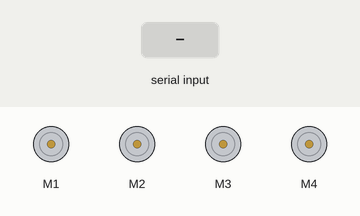
The sketch below on a simulated Arduino Uno, built with avr-gcc and run on an emulated ATmega328P. Shown: 4 × DC motor (green arrow = forward, orange = backward, longer = faster). The inputs (shaded band) are chosen by the test bench. What the sketch prints to the serial monitor is not drawn.

Above: at 1.2 s.
1.3 s: "30,150;" received over Serial
At 2.0 s:
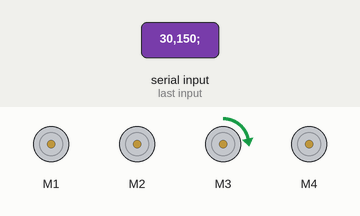
2.8 s: "200;" received over Serial
At 3.2 s:
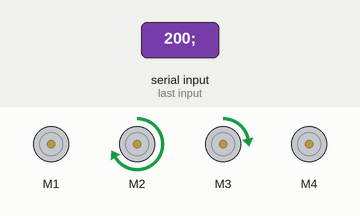
4.3 s: "1,90,45;" received over Serial
At 5.5 s:
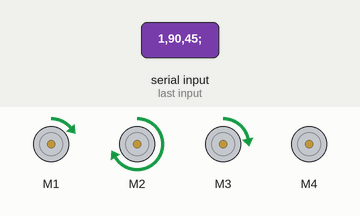
5.8 s: "90,45;" received over Serial
At 6.7 s:
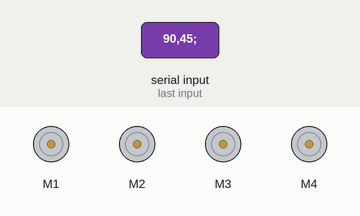
7.3 s: "200;" received over Serial
At 7.8 s:
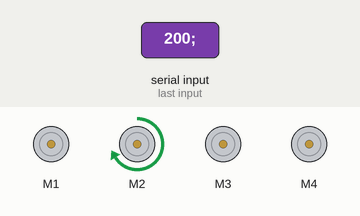
8.8 s: "0;" received over Serial
At 10.2 s:
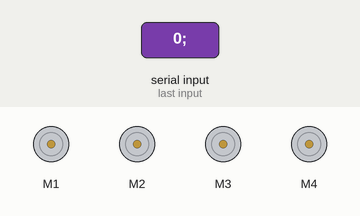
Timing chart, 0 to 11.3 s (numbered marks = the images above; inputs shaded):
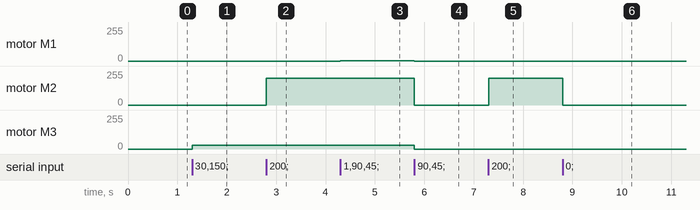

The sketch:

Lamp.ino
```cpp
#include <Adafruit_MotorShield.h>
#include <Wire.h>
#import <String.h>
#include "utility/Adafruit_PWMServoDriver.h"


/**************************************************************************/
/*!
 @brief  Initialises all the sensors used by this example
 */
/**************************************************************************/
//Motor Shield Initialization
Adafruit_MotorShield ledpan = Adafruit_MotorShield(0x60); //LED driven as DC motor


Adafruit_DCMotor *led0 = ledpan.getMotor(1);
Adafruit_DCMotor *led1 = ledpan.getMotor(2);
Adafruit_DCMotor *led2 = ledpan.getMotor(3);
Adafruit_DCMotor *led3 = ledpan.getMotor(4);
Adafruit_DCMotor* LedArray[3];


void setup(){
  Serial.begin(115200);
  Serial.println("Serial Begin");
  ledpan.begin();
//  pinMode(13, OUTPUT);
  LedArray[0] = led0; //Webcam Up/Down
  LedArray[1] = led1; //Webcam Left/Right
  LedArray[2] = led2; //Kinect Up/Down
  LedArray[3] = led3; //Kinect Left/Right

  for (int i=0; i < 4; i++){ //Initialize the Cathode/DC Motor Array
    LedArray[i]->setSpeed(255);
    LedArray[i]->run(FORWARD);
    LedArray[i]->run(RELEASE);
   }
}

void lights(int led,int power){
if (power > 255){ //Cap the power
      power = 255;
}
if (power < 0){ //floor the power
    power = 0;
}
if (led < 0 || led > 4){ //Errors turn it off
  led = 0; // switch address to all leds
  power = 0; //turn off the lights
}


if (led != 0 ){
  LedArray[led - 1]->setSpeed(power);
  LedArray[led - 1]->run(FORWARD);
  if (power == 0){
      LedArray[led - 1]->run(RELEASE);
    }
}
else {
  LedArray[0]->setSpeed(power);
  LedArray[1]->setSpeed(power);
  LedArray[2]->setSpeed(power);
  LedArray[3]->setSpeed(power);
  LedArray[0]->run(FORWARD);
  LedArray[1]->run(FORWARD);
  LedArray[2]->run(FORWARD);
  LedArray[3]->run(FORWARD);
  if (power == 0){
    LedArray[0]->run(RELEASE);
    LedArray[1]->run(RELEASE);
    LedArray[2]->run(RELEASE);
    LedArray[3]->run(RELEASE);
  }


}

}


void parse(String inData){
  String work = inData;
  int ledindex = work.indexOf("L") + 1; //Find the L parameter, give the index of the number following it
  int speedindex = work.indexOf("S") + 1; //find the S parameter, give the index of the number following it.
  String lednum = work.substring(ledindex , ledindex + 1); //Find 1 character after L
  String ledspeed = work.substring(speedindex, speedindex + 3); //find 3 characters after S
  Serial.print(lednum);
  Serial.print(ledspeed);
  lights(lednum.toInt(), ledspeed.toInt());
}

void loop(){
if (Serial.available() > 0)
  {
    String inData = Serial.readStringUntil(';');
    if (inData != " "){ //if the string isn't empty, parse it
    Serial.println(inData);
    parse(inData);
    }
    inData = " ";
  }
}
```

Measured:
- after the input at 1.3 s, motor M3: stopped → forward 30/255 at once
- after the input at 2.8 s, motor M2: stopped → forward 200/255 at once
- after the input at 4.3 s, motor M1: stopped → forward 1/255 at once
- after the input at 5.8 s, motor M1: forward 1/255 → stopped at once; motor M2: forward 200/255 → stopped at once; motor M3: forward 30/255 → stopped at once
- after the input at 7.3 s, motor M2: stopped → forward 200/255 at once
- after the input at 8.8 s, motor M2: forward 200/255 → stopped at once
